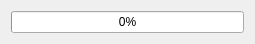
<?xml version="1.0" encoding="UTF-8"?>
<ui version="4.0">
 <class>ProgressWindow</class>
 <widget class="QDialog" name="ProgressWindow">
  <property name="geometry">
   <rect>
    <x>0</x>
    <y>0</y>
    <width>255</width>
    <height>40</height>
   </rect>
  </property>
  <property name="windowTitle">
   <string>ProgessWindow</string>
  </property>
  <layout class="QVBoxLayout" name="verticalLayout">
   <item>
    <widget class="QProgressBar" name="progressBar">
     <property name="value">
      <number>0</number>
     </property>
    </widget>
   </item>
  </layout>
 </widget>
 <layoutdefault spacing="6" margin="11"/>
 <resources/>
 <connections/>
</ui>
